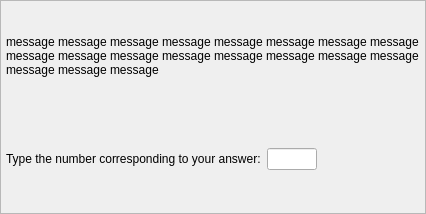
<?xml version="1.0" encoding="UTF-8"?>
<ui version="4.0">
 <class>Question_widget</class>
 <widget class="QWidget" name="Question_widget">
  <property name="geometry">
   <rect>
    <x>0</x>
    <y>0</y>
    <width>426</width>
    <height>214</height>
   </rect>
  </property>
  <property name="sizePolicy">
   <sizepolicy hsizetype="Ignored" vsizetype="Preferred">
    <horstretch>0</horstretch>
    <verstretch>0</verstretch>
   </sizepolicy>
  </property>
  <property name="windowTitle">
   <string>Form</string>
  </property>
  <layout class="QGridLayout" name="gridLayout">
   <property name="margin">
    <number>0</number>
   </property>
   <item row="0" column="0">
    <widget class="QFrame" name="frame">
     <property name="frameShape">
      <enum>QFrame::StyledPanel</enum>
     </property>
     <property name="frameShadow">
      <enum>QFrame::Raised</enum>
     </property>
     <layout class="QVBoxLayout" name="frame_layout">
      <property name="spacing">
       <number>5</number>
      </property>
      <property name="margin">
       <number>5</number>
      </property>
      <item>
       <widget class="QLabel" name="message">
        <property name="text">
         <string>message message message message message message message message message message message message message message message message message message message </string>
        </property>
        <property name="wordWrap">
         <bool>true</bool>
        </property>
       </widget>
      </item>
      <item>
       <layout class="QGridLayout" name="buttons_layout"/>
      </item>
      <item>
       <widget class="QFrame" name="answer_frame">
        <layout class="QHBoxLayout" name="horizontalLayout">
         <property name="margin">
          <number>0</number>
         </property>
         <item>
          <widget class="QLabel" name="answer_label">
           <property name="text">
            <string>Type the number corresponding to your answer:</string>
           </property>
          </widget>
         </item>
         <item>
          <widget class="QLineEdit" name="answer_editor">
           <property name="minimumSize">
            <size>
             <width>50</width>
             <height>0</height>
            </size>
           </property>
           <property name="maximumSize">
            <size>
             <width>50</width>
             <height>16777215</height>
            </size>
           </property>
           <property name="maxLength">
            <number>1</number>
           </property>
          </widget>
         </item>
         <item>
          <spacer name="horizontalSpacer">
           <property name="orientation">
            <enum>Qt::Horizontal</enum>
           </property>
           <property name="sizeHint" stdset="0">
            <size>
             <width>40</width>
             <height>20</height>
            </size>
           </property>
          </spacer>
         </item>
        </layout>
       </widget>
      </item>
     </layout>
    </widget>
   </item>
  </layout>
 </widget>
 <resources/>
 <connections/>
</ui>
